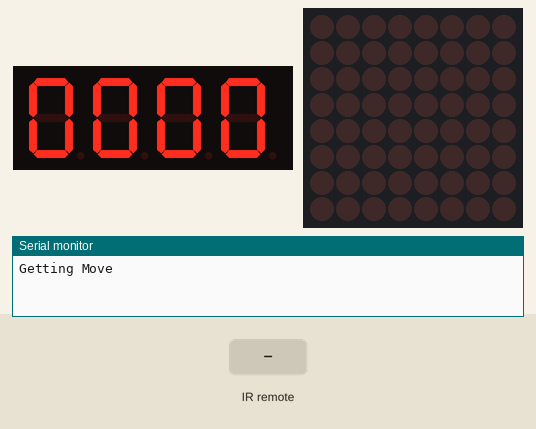
A sketch run on a simulated Arduino Uno, built with avr-gcc and run on an emulated ATmega328P. Shown: 4-digit seven-segment display, 8×8 LED matrix, the last lines printed to the serial monitor. The test bench sets the inputs (shaded band).

Above: at 1.2 s.
1.3 s: infrared code 0xF30CFF00 received
At 3.0 s:
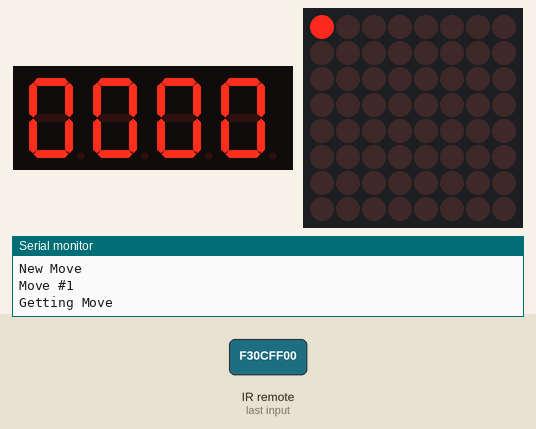
3.3 s: infrared code 0xE718FF00 received
At 4.5 s:
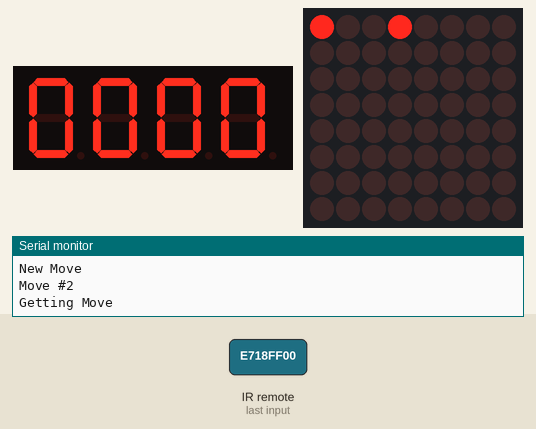
5.3 s: infrared code 0xA15EFF00 received
At 6.1 s:
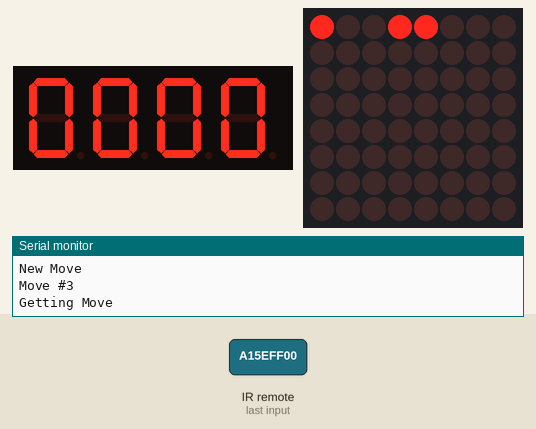
7.3 s: infrared code 0xF708FF00 received
At 8.8 s:
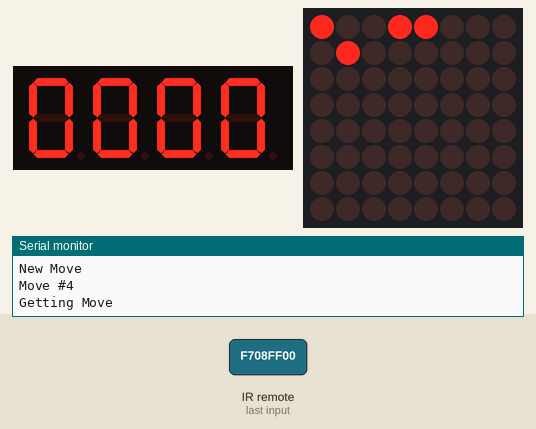
9.3 s: infrared code 0xE31CFF00 received
At 10.3 s:
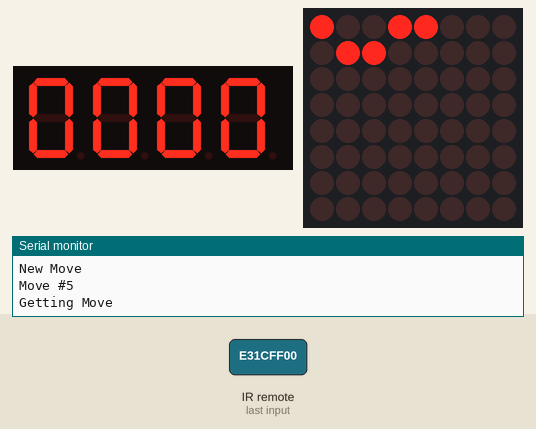
11.3 s: infrared code 0xA55AFF00 received
At 13.0 s:
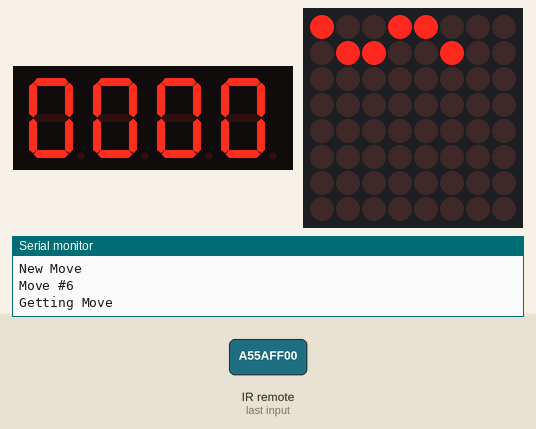
Timing chart, 0 to 14.3 s (numbered marks = the images above; inputs shaded):
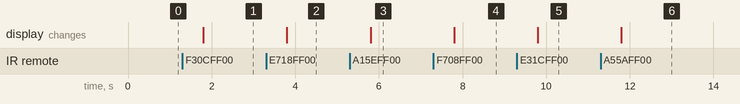

The sketch:

TicTacToe.ino
```cpp
#include "LedControl.h"
#include "IRremote.h"
#include "SevSegShift.h"

//MAX7219 Driver
LedControl lc = LedControl(12,10,11,1);

//4 digit 7 Segment display with 74HC595 IC
const int clk = 9;
const int latch = 8;
const int data = 7;
SevSegShift sevsegshift(data, clk, latch, 1, true);

//Player scores
int red_score = 0;
int green_score = 0;

//IR Receiver
const int receiver = 13;
uint32_t last_decodedRawData = 0;
IRrecv irrecv(receiver);

//Player Turn (0 == Red, 1 == Green)
 int player_turn = 0;
//Keeps track of which player started the game
int turn_start = 0;
int button_pushed = -1;
bool is_win = false;

//Keeps track of available moves
int move_count = 0;
bool moves[9] = {false};

//TicTacToe board to keep track of the game state
int board[3][3];
int row;
int col;

void setup() {
  //Configuring Timer Interrupt with 450 Hz
  //Timer Interrupt will constantly refresh the display of 4 digits
  cli();
  TCCR1A = 0;// set entire TCCR1A register to 0
  TCCR1B = 0;// same for TCCR1B
  TCNT1  = 0;//initialize counter value to 0
  OCR1A = 555;// = (16*10^6) / (64*450) - 1
  // turn on CTC mode
  TCCR1B |= (1 << WGM12);
  // Set CS10 and CS12 bits for 64 prescaler
  TCCR1B |= (1 << CS11) | (1 << CS10);
  // enable timer compare interrupt
  TIMSK1 |= (1 << OCIE1A);
  sei();

  lc.shutdown(0, false);
  lc.clearDisplay(0);

  //Configuring 4 digit 7 segment display
  byte num_digits = 4;
  byte digit_pins[] = {6, 5, 4, 3};
  byte segment_pins[] = {0, 1, 2, 3, 4, 5 ,6, 7};
  bool resistor_on_segments = false;
  byte hardwareConfig = COMMON_CATHODE;
  bool update_with_delays = false;
  bool leading_zeros = true;
  bool disable_dec_point = false;

  sevsegshift.begin(hardwareConfig, num_digits, digit_pins, segment_pins,
  resistor_on_segments, update_with_delays, leading_zeros, disable_dec_point);
  sevsegshift.setBrightness(80);
  update_display();

  irrecv.enableIRIn();
  Serial.begin(9600);

  reset_board();
}

void loop() {
  Serial.println("Getting Move");
  get_move();
  if (moves[button_pushed - 1] == false) {
    move_count++;
    Serial.println("New Move");
    Serial.print("Move #");
    Serial.println(move_count);

    moves[button_pushed - 1] = true;
    light_led();

    if (move_count == 9) {
      Serial.println("Draw");
      reset_game(is_win);
    }
    is_win = check_win();
    swap_turn(is_win);
  }
  //Resets button_pushed for next turn
  button_pushed = -1;
}
//Loops until a valid move that hasn't been played is given
void get_move() {
  while(button_pushed == -1) {
    if(irrecv.decode()) {
      translate_IR();
      irrecv.resume();
    }
  }
  return;
}
//Translates IR code from button input
void translate_IR() {
  // Check if it is a repeat IR code
  if (irrecv.decodedIRData.flags) {
    //set the current decodedRawData to the last decodedRawData
    irrecv.decodedIRData.decodedRawData = last_decodedRawData;
    Serial.println("REPEAT!");
  }
  else {
    switch(irrecv.decodedIRData.decodedRawData) {
      case 0xF30CFF00: button_pushed = 1; break;
      case 0xE718FF00: button_pushed = 2; break;
      case 0xA15EFF00: button_pushed = 3; break;
      case 0xF708FF00: button_pushed = 4; break;
      case 0xE31CFF00: button_pushed = 5; break;
      case 0xA55AFF00: button_pushed = 6; break;
      case 0xBD42FF00: button_pushed = 7; break;
      case 0xAD52FF00: button_pushed = 8; break;
      case 0xB54AFF00: button_pushed = 9; break;
      default: button_pushed = -1; break;
    }
    if (button_pushed != -1) {
      Serial.print(button_pushed);
      Serial.println(" was pushed");
      if (moves[button_pushed - 1]) {
        Serial.println("Move has been played");
        button_pushed = -1;
        return;
      }
    }
    else {
      Serial.println("Invalid Move, Press keys 1-9");
      return;
    }
  }
  last_decodedRawData = irrecv.decodedIRData.decodedRawData;
  delay(500);
  return;
}
//Lights up the led in the led matrix based on button input and player's turn
//Updates row and col for check_win() algorithm
void light_led() {
  if(player_turn) {
    switch(button_pushed) {
      case 1:
        lc.setLed(0, 0, 1, 1);
        board[0][0] = player_turn;
        row = 0, col = 0;
        break;
      case 2:
        lc.setLed(0, 0, 3, 1);
        board[0][1] = player_turn;
        row = 0, col = 1;
        break;
      case 3:
        lc.setLed(0, 0, 5, 1);
        board[0][2] = player_turn;
        row = 0, col = 2;
        break;
      case 4:
        lc.setLed(0, 1, 1, 1);
        board[1][0] = player_turn;
        row = 1, col = 0;
        break;
      case 5:
        lc.setLed(0, 1, 3, 1);
        board[1][1] = player_turn;
        row = 1, col = 1;
        break;
      case 6:
        lc.setLed(0, 1, 5, 1);
        board[1][2] = player_turn;
        row = 1, col = 2;
        break;
      case 7:
        lc.setLed(0, 2, 1, 1);
        board[2][0] = player_turn;
        row = 2, col = 0;
        break;
      case 8:
        lc.setLed(0, 2, 3, 1);
        board[2][1] = player_turn;
        row = 2, col = 1;
        break;
      case 9:
        lc.setLed(0, 2, 5, 1);
        board[2][2] = player_turn;
        row = 2, col = 2;
        break;
    }
  }
  else {
    switch(button_pushed) {
      case 1:
        lc.setLed(0, 0, 0, 1);
        board[0][0] = player_turn;
        row = 0, col = 0;
        break;
      case 2:
        lc.setLed(0, 0, 2, 1);
        board[0][1] = player_turn;
        row = 0, col = 1;
        break;
      case 3:
        lc.setLed(0, 0, 4, 1);
        board[0][2] = player_turn;
        row = 0, col = 2;
        break;
      case 4:
        lc.setLed(0, 1, 0, 1);
        board[1][0] = player_turn;
        row = 1, col = 0;
        break;
      case 5:
        lc.setLed(0, 1, 2, 1);
        board[1][1] = player_turn;
        row = 1, col = 1;
        break;
      case 6:
        lc.setLed(0, 1, 4, 1);
        board[1][2] = player_turn;
        row = 1, col = 2;
        break;
      case 7:
        lc.setLed(0, 2, 0, 1);
        board[2][0] = player_turn;
        row = 2, col = 0;
        break;
      case 8:
        lc.setLed(0, 2, 2, 1);
        board[2][1] = player_turn;
        row = 2, col = 1;
        break;
      case 9:
        lc.setLed(0, 2, 4, 1);
        board[2][2] = player_turn;
        row = 2, col = 2;
        break;
    }
  }
  return;
}
//Checks if the last played move won the game for player's turn
bool check_win() {
  //Check for win across row
  for (int i = 0; i < 3; i++) {
    if (board[i][col] != player_turn) {
      break;
    }
    if (i == 2) {
      winning_msg();
      return true;
    }
  }
  //Check for win across column
  for (int i = 0; i < 3; i++) {
    if (board[row][i] != player_turn) {
      break;
    }
    if (i == 2) {
      winning_msg();
      return true;
    }
  }
  //Check for win on main diagonal
  if (row == col) {
    for (int i = 0; i < 3; i++) {
      if (board[i][i] != player_turn) {
        break;
      }
      if (i == 2) {
        winning_msg();
        return true;
      }
    }
  }
  //Check for win across anti-diagonal
  if ((row + col) == 2) {
    for (int i = 0; i < 3; i++) {
      if (board[i][2 - i] != player_turn) {
        break;
      }
      if (i == 2) {
        winning_msg();
        return true;
      }
    }
  }
  return false;
}
//Prints out winning message
void winning_msg()
{
  Serial.print("Win for ");
  if (player_turn)
  {
    Serial.println("green");
  }
  else
  {
    Serial.println("red");
  }
  return;
}
//Swaps player turns
//Resets game if someone has won and starts game with opposite player
void swap_turn(bool game_over) {
  if (game_over)
  {
    reset_game(is_win);
    if (turn_start) {
      turn_start = 0;
      player_turn = 0;
      return;
    }
    else {
      turn_start = 1;
      player_turn = 1;
      return;
    }
  }
  if (player_turn) {
    player_turn = 0;
  }
  else {
    player_turn = 1;
  }
  return;
}
//Updates red and green score
//2 points for win, 1 point for draw
void update_score(bool is_win) {
  if (is_win) {
    if (player_turn) {
      green_score += 2;
    }
    else {
      red_score += 2;
    }
  }
  else {
    red_score += 1;
    green_score += 1;
  }
  //red and green score resets to 0 if greater than 99
  if (red_score > 99) {
    red_score = 0;
  }
  if (green_score > 99) {
    green_score = 0;
  }
}
//Updates 4 digit 7 segment display with red and green scores
//First 2 digits represents red, last 2 digits represents green
void update_display() {
  int display_num = (red_score * 100) + green_score;
  Serial.print("Displaying ");
  Serial.println(display_num);
  sevsegshift.setNumber(display_num);
}

//Updates the score and resets everything for the next game
void reset_game(bool is_win) {
  update_score(is_win);
  update_display();
  Serial.println("Clearing Board for new game");
  print_board();
  reset_board();
  lc.clearDisplay(0);
  move_count = 0;
  for (int i = 0; i < 9; i++) {
    moves[i] = false;
  }
}
//Prints TicTacToe board
void print_board() {
  //Prints game state
  for (int i = 0; i < 3; i++) {
    for (int j = 0; j < 3; j++) {
      Serial.print(board[i][j]);
      Serial.print(" ");
    }
    Serial.println("");
  }
  return;
}
//Resets each value to 1
void reset_board() {
  for (int i = 0; i < 3; i++) {
    for (int j = 0; j < 3; j++) {
      board[i][j] = -1;
    }
  }
  return;
}
//Constantly refreshes display
ISR(TIMER1_COMPA_vect){
  sevsegshift.refreshDisplay();
}
```

Measured:
- after the input at 1.3 s, the display: changes after 0.50 s (image 1)
- after the input at 3.3 s, the display: changes after 0.50 s (image 2)
- after the input at 5.3 s, the display: changes after 0.50 s (image 3)
- after the input at 7.3 s, the display: changes after 0.50 s (image 4)
- after the input at 9.3 s, the display: changes after 0.50 s (image 5)
- after the input at 11.3 s, the display: changes after 0.50 s (image 6)
